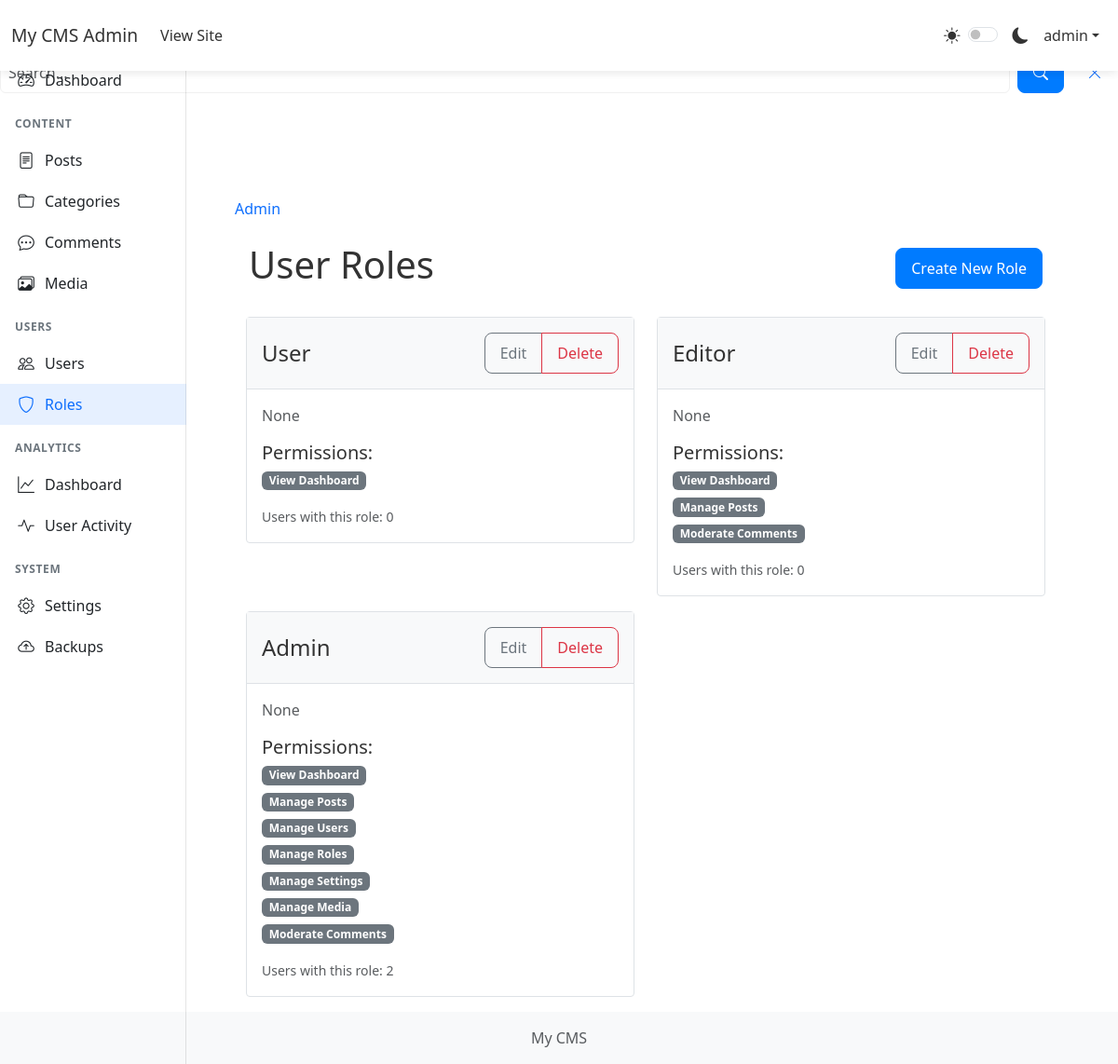
/admin/roles (signed in), run on the app's committed database.
### app/models.py (models this page shows, shortened)
class Settings(db.Model):
    __tablename__ = 'settings'
    _cache = {}
    id = db.Column(db.Integer, primary_key=True)
    key = db.Column(db.String(50), unique=True, nullable=False)
    value = db.Column(db.String(500))
    type = db.Column(db.String(20), default='string')
    description = db.Column(db.String(200))
    @staticmethod
    def get(key, default=None):
        setting = Settings.query.filter_by(key=key).first()
        if setting is None:
            return default
        try:
            if setting.type == 'boolean':
                return setting.value.lower() in ('true', '1', 'yes', 'on')
            elif setting.type == 'integer':
                return int(float(setting.value))
            elif setting.type == 'float':
                return float(setting.value)
            elif setting.type == 'json':
                return json.loads(setting.value)
            else:  # string
                return setting.value
        except (ValueError, json.JSONDecodeError) as e:
            current_app.logger.error(f"Error converting setting {key}: {str(e)}")
            return default

class User(UserMixin, db.Model):
    id = db.Column(db.Integer, primary_key=True)
    username = db.Column(db.String(64), unique=True, nullable=False)
    email = db.Column(db.String(120), unique=True, nullable=False)
    password_hash = db.Column(db.String(128))
    is_admin = db.Column(db.Boolean, default=False)
    is_active = db.Column(db.Boolean, default=True)
    created_at = db.Column(db.DateTime, default=datetime.utcnow)
    last_seen = db.Column(db.DateTime, default=datetime.utcnow)
    profile_image = db.Column(db.String(200))
    bio = db.Column(db.Text)
    website = db.Column(db.String(200))
    social_facebook = db.Column(db.String(200))
    social_twitter = db.Column(db.String(200))
    social_instagram = db.Column(db.String(200))
    email_confirmed = db.Column(db.Boolean, default=False)
    role_id = db.Column(db.Integer, db.ForeignKey('role.id'))
    last_activity = db.Column(db.DateTime, default=datetime.utcnow)
    failed_login_attempts = db.Column(db.Integer, default=0)
    account_locked = db.Column(db.Boolean, default=False)
    account_locked_until = db.Column(db.DateTime)
    must_change_password = db.Column(db.Boolean, default=False)
    password_changed_at = db.Column(db.DateTime)
    posts = db.relationship('Post', backref='author', lazy='dynamic')
    comments = db.relationship('Comment', backref='author', lazy='dynamic')
    likes = db.relationship('Like', backref='user', lazy='dynamic')
    page_views = db.relationship('PageView', back_populates='user', lazy='dynamic')
    def can(self, perm):
        return self.role is not None and self.role.has_permission(perm)

class Role(db.Model):
    id = db.Column(db.Integer, primary_key=True)
    name = db.Column(db.String(64), unique=True, nullable=False)
    description = db.Column(db.String(255))
    permissions = db.Column(db.Integer, default=0)  # Bitwise permissions
    created_at = db.Column(db.DateTime, default=datetime.utcnow)
    users = db.relationship('User', backref='role', lazy='dynamic')
    VIEW_DASHBOARD = 0x01
    MANAGE_POSTS = 0x02
    MANAGE_USERS = 0x04
    MANAGE_ROLES = 0x08
    MANAGE_SETTINGS = 0x10
    MANAGE_MEDIA = 0x20
    MODERATE_COMMENTS = 0x40
    def has_permission(self, perm):
        return self.permissions & perm == perm
    def get_permissions_list(self):
        permissions_list = []
        if self.has_permission(self.VIEW_DASHBOARD):
            permissions_list.append('View Dashboard')
        if self.has_permission(self.MANAGE_POSTS):
            permissions_list.append('Manage Posts')
        if self.has_permission(self.MANAGE_USERS):
            permissions_list.append('Manage Users')
        if self.has_permission(self.MANAGE_ROLES):
            permissions_list.append('Manage Roles')
        if self.has_permission(self.MANAGE_SETTINGS):
            permissions_list.append('Manage Settings')
        if self.has_permission(self.MANAGE_MEDIA):
            permissions_list.append('Manage Media')
        if self.has_permission(self.MODERATE_COMMENTS):
            permissions_list.append('Moderate Comments')
        return permissions_list

### app/admin/routes.py (the view)
@bp.route('/roles')
@login_required
@permission_required(Role.MANAGE_ROLES)
def roles():
    roles = Role.query.all()
    available_permissions = [
        {'id': Role.VIEW_DASHBOARD, 'name': 'View Dashboard'},
        {'id': Role.MANAGE_POSTS, 'name': 'Manage Posts'},
        {'id': Role.MANAGE_USERS, 'name': 'Manage Users'},
        {'id': Role.MANAGE_ROLES, 'name': 'Manage Roles'},
        {'id': Role.MANAGE_SETTINGS, 'name': 'Manage Settings'},
        {'id': Role.MANAGE_MEDIA, 'name': 'Manage Media'},
        {'id': Role.MODERATE_COMMENTS, 'name': 'Moderate Comments'}
    ]
    return render_template('admin/roles.html', roles=roles, available_permissions=available_permissions)

### app/templates/admin/roles.html (shortened to what this page needs)
{% extends "admin/base.html" %}
{% block admin_content %}
<div class="container mt-4">
    <div class="d-flex justify-content-between align-items-center mb-4">
        <h2>User Roles</h2>
        <button type="button" class="btn btn-primary" data-bs-toggle="modal" data-bs-target="#createRoleModal">
            Create New Role
        </button>
    </div>
    <div class="row">
        {% for role in roles %}
        <div class="col-md-6">
            <div class="role-card">
                <div class="role-header d-flex justify-content-between align-items-center">
                    <h5 class="mb-0">{{ role.name }}</h5>
                    <div class="btn-group">
                        <button type="button" class="btn btn-sm btn-outline-secondary"
                                onclick="editRole('{{ role.id }}')">Edit</button>
                        {% if not role.is_default %}
                        <button type="button" class="btn btn-sm btn-outline-danger"
                                onclick="deleteRole('{{ role.id }}')">Delete</button>
                        {% endif %}
                    </div>
                </div>
                <div class="role-body">
                    <p class="text-muted">{{ role.description }}</p>
                    <h6>Permissions:</h6>
                    <ul class="permission-list">
                        {% for permission in role.get_permissions_list() %}
                        <li class="permission-item">
                            <span class="badge bg-secondary">{{ permission }}</span>
                        </li>
                        {% endfor %}
                    </ul>
                    <small class="text-muted">Users with this role: {{ role.users.all()|length }}</small>
                </div>
            </div>
        </div>
        {% endfor %}
    </div>
</div>
{% endblock %}

### app/templates/admin/base.html (shortened to what this page needs)
{% extends "base.html" %}
{% block content %}
<nav class="navbar navbar-expand-lg navbar-dark bg-dark fixed-top">
    <div class="container-fluid">
        <a class="navbar-brand" href="{{ url_for('admin.index') }}">{{ Settings.get('site_name', 'CMS') }} Admin</a>
        <div class="collapse navbar-collapse" id="adminNavbar">
            <ul class="navbar-nav me-auto">
                <li class="nav-item">
                    <a class="nav-link" href="{{ url_for('main.index') }}">View Site</a>
                </li>
            </ul>
            <ul class="navbar-nav">
                <li class="nav-item">
                    <div class="theme-switcher nav-link">
                        <i class="bi bi-sun-fill" id="lightIcon"></i>
                        <div class="form-check form-switch d-inline-block">
                            <input class="form-check-input" type="checkbox" id="themeSwitcher">
                        </div>
                        <i class="bi bi-moon-fill" id="darkIcon"></i>
                    </div>
                </li>
                <li class="nav-item dropdown">
                    <a class="nav-link dropdown-toggle" href="#" id="userDropdown" role="button" data-bs-toggle="dropdown">
                        {{ current_user.username }}
                    </a>
                </li>
            </ul>
        </div>
    </div>
</nav>
<div class="container-fluid">
    <div class="row">
        <div class="col-md-3 col-lg-2 d-md-block sidebar-wrapper">
            <div id="sidebar" class="sidebar">
                <div class="position-sticky">
                    <ul class="nav flex-column">
                        <li class="nav-item">
                            <a class="nav-link {{ 'active' if request.endpoint == 'admin.index' }}" href="{{ url_for('admin.index') }}">
                                <i class="bi bi-speedometer2"></i>
                                <span>Dashboard</span>
                            </a>
                        </li>
                        <li class="nav-header">Content</li>
                        <li class="nav-item">
                            <a class="nav-link {{ 'active' if 'admin.posts' in request.endpoint }}" href="{{ url_for('admin.posts') }}">
                                <i class="bi bi-file-text"></i>
                                <span>Posts</span>
                            </a>
                        </li>
                        <li class="nav-item">
                            <a class="nav-link {{ 'active' if 'admin.categories' in request.endpoint }}" href="{{ url_for('admin.categories') }}">
                                <i class="bi bi-folder"></i>
                                <span>Categories</span>
                            </a>
                        </li>
                        <li class="nav-item">
                            <a class="nav-link {{ 'active' if 'admin.comments' in request.endpoint }}" href="{{ url_for('admin.comments') }}">
                                <i class="bi bi-chat-dots"></i>
                                <span>Comments</span>
                            </a>
                        </li>
                        <li class="nav-item">
                            <a class="nav-link {{ 'active' if 'admin.media' in request.endpoint }}" href="{{ url_for('admin.media') }}">
                                <i class="bi bi-images"></i>
                                <span>Media</span>
                            </a>
                        </li>
                        <li class="nav-header">Users</li>
                        <li class="nav-item">
                            <a class="nav-link {{ 'active' if 'admin.users' in request.endpoint }}" href="{{ url_for('admin.users') }}">
                                <i class="bi bi-people"></i>
                                <span>Users</span>
                            </a>
                        </li>
                        <li class="nav-item">
                            <a class="nav-link {{ 'active' if 'admin.roles' in request.endpoint }}" href="{{ url_for('admin.roles') }}">
                                <i class="bi bi-shield"></i>
                                <span>Roles</span>
                            </a>
                        </li>
                        <li class="nav-header">Analytics</li>
                        <li class="nav-item">
                            <a class="nav-link {{ 'active' if request.endpoint == 'admin.analytics' }}" href="{{ url_for('admin.analytics') }}">
                                <i class="bi bi-graph-up"></i>
                                <span>Dashboard</span>
                            </a>
                        </li>
                        <li class="nav-item">
                            <a class="nav-link {{ 'active' if 'admin.user_activity' in request.endpoint }}" href="{{ url_for('admin.user_activity_list') }}">
                                <i class="bi bi-activity"></i>
                                <span>User Activity</span>
                            </a>
                        </li>
                        <li class="nav-header">System</li>
                        <li class="nav-item">
                            <a class="nav-link {{ 'active' if 'admin.settings' in request.endpoint }}" href="{{ url_for('admin.settings') }}">
                                <i class="bi bi-gear"></i>
                                <span>Settings</span>
                            </a>
                        </li>
                        <li class="nav-item">
                            <a class="nav-link {{ 'active' if 'admin.backups' in request.endpoint }}" href="{{ url_for('admin.backups') }}">
                                <i class="bi bi-cloud-arrow-up"></i>
                                <span>Backups</span>
                            </a>
                        </li>
                    </ul>
                </div>
            </div>
        </div>
        <main class="col-md-9 ms-sm-auto col-lg-10 px-md-4">
            <nav aria-label="breadcrumb" class="mt-3">
                <ol class="breadcrumb">
                    <li class="breadcrumb-item"><a href="{{ url_for('admin.index') }}">Admin</a></li>
                </ol>
            </nav>
            {% block admin_content %}{% endblock %}
        </main>
    </div>
</div>
{% endblock %}

### app/templates/base.html (shortened to what this page needs)
<!DOCTYPE html>
<html lang="en" data-theme="light">
<head>
    <link href="https://cdn.jsdelivr.net/npm/bootstrap@5.3.0/dist/css/bootstrap.min.css" rel="stylesheet">
    <link rel="stylesheet" href="https://cdn.jsdelivr.net/npm/bootstrap-icons@1.7.2/font/bootstrap-icons.css">
    <link rel="stylesheet" href="{{ url_for('static', filename='css/style.css') }}">
</head>
<body>
    <div class="search-form">
        <form action="{{ url_for('main.search') }}" method="GET" class="d-flex">
            <input type="search" name="q" class="form-control" placeholder="Search..." aria-label="Search">
            <button type="submit" class="btn btn-primary ms-2"><i class="bi bi-search"></i></button>
            <button type="button" class="btn btn-link ms-2" id="close-search"><i class="bi bi-x-lg"></i></button>
        </form>
    </div>
    <nav class="navbar navbar-expand-lg navbar-light fixed-top">
        <div class="container">
            <a class="navbar-brand d-flex align-items-center" href="{{ url_for('main.index') }}">
                <span class="d-none d-sm-inline">{{ get_setting('site_name', 'CMS') }}</span>
            </a>
            <div class="collapse navbar-collapse" id="navbarNav">
                <ul class="navbar-nav me-auto">
                    <li class="nav-item">
                        <a class="nav-link" href="{{ url_for('main.index') }}">
                        </a>
                    </li>
                    {% if current_user.is_authenticated and current_user.is_admin %}
                    <li class="nav-item dropdown">
                        <a class="nav-link dropdown-toggle d-flex align-items-center" href="#" id="adminDropdown" role="button"
                           data-bs-toggle="dropdown" aria-expanded="false">
                        </a>
                    </li>
                    {% endif %}
                </ul>
                <ul class="navbar-nav">
                    <li class="nav-item">
                        <button id="theme-toggle" class="btn nav-link" aria-label="Toggle theme">
                        </button>
                    </li>
                    {% if current_user.is_authenticated %}
                    <li class="nav-item dropdown">
                        <a class="nav-link dropdown-toggle d-flex align-items-center" href="#" id="userDropdown" role="button"
                           data-bs-toggle="dropdown" aria-expanded="false">
                        </a>
                    </li>
                    {% else %}
                    <li class="nav-item">
                        <a class="nav-link" href="{{ url_for('auth.login') }}">
                            <i class="bi bi-box-arrow-in-right"></i> Login
                        </a>
                    </li>
                    {% endif %}
                </ul>
            </div>
        </div>
    </nav>
    <main class="container mt-5 pt-4">
        {% block content %}{% endblock %}
    </main>
    <footer class="footer mt-auto py-3 bg-light">
        <div class="container text-center">
            <span class="text-muted"> {{ get_setting('site_name', 'CMS') }} {{ now.year }}</span>
        </div>
    </footer>
</body>
</html>

### data on the page
Settings: get "My CMS", type+value "My CMS"
User: username "admin"
Role: name "User", description "None", get_permissions_list "View Dashboard", users.all|length "0"
Role: name "Editor", description "None", get_permissions_list "View Dashboard" "Manage Posts" "Moderate Comments", users.all|length "0"
Role: name "Admin", description "None", get_permissions_list "View Dashboard" "Manage Posts" "Manage Users" "Manage Roles" "Manage Settings" "Manage Media" "Moderate Comments", users.all|length "2"
